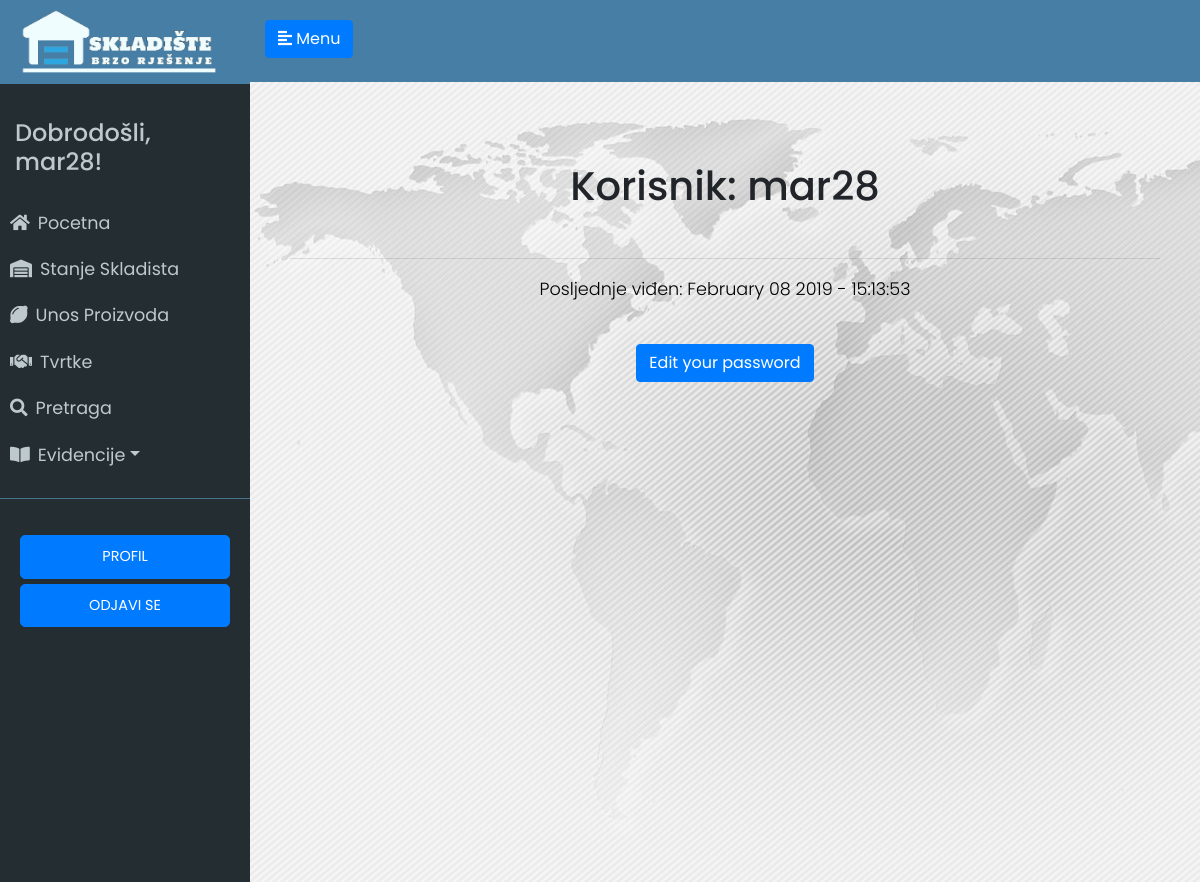
/user/mar28 (signed in), run on an earlier commit of the app's database.
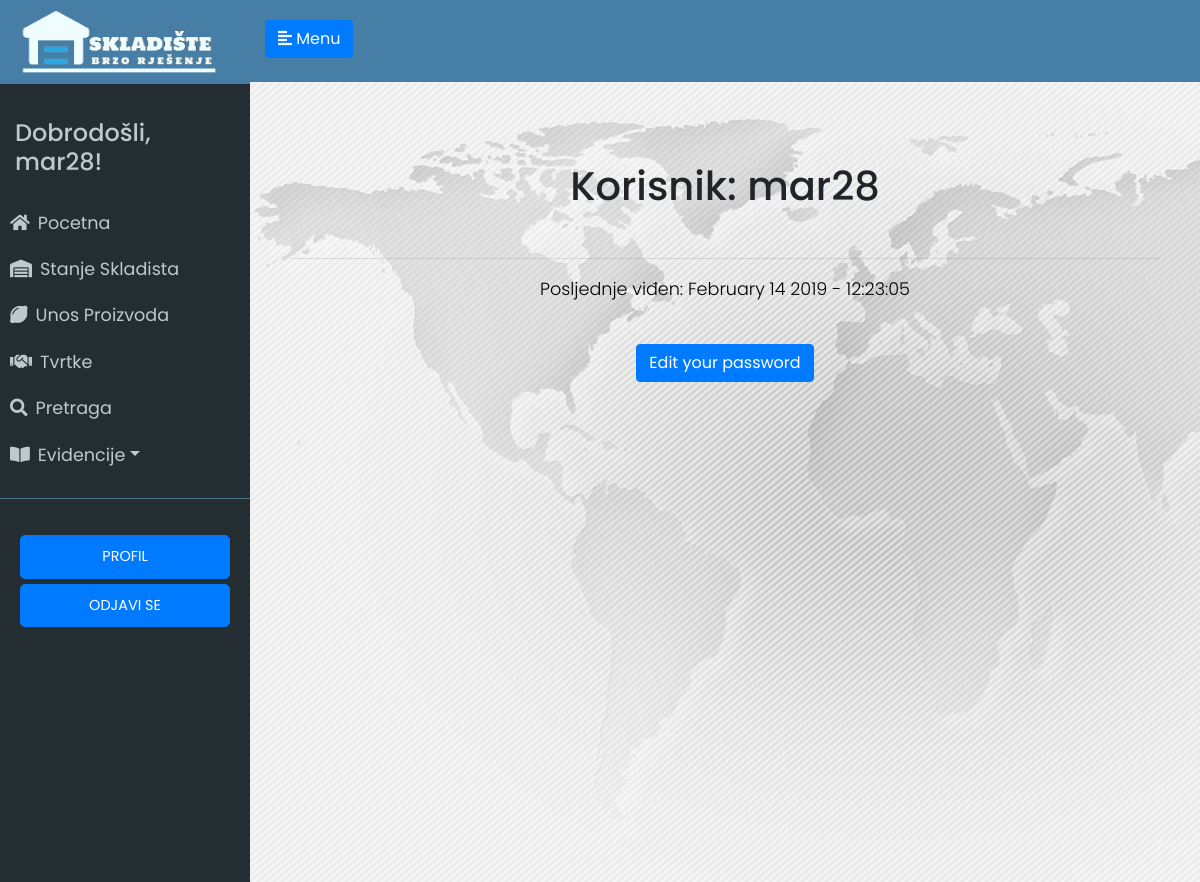
And on a later commit of the database.
### app/models.py (models this page shows, shortened)
class User(UserMixin, db.Model):
	id = db.Column(db.Integer, primary_key=True)
	username = db.Column(db.String(64), index=True, unique=True)
	email = db.Column(db.String(120), index=True, unique=True)
	password_hash = db.Column(db.String(128))
	last_seen = db.Column(db.DateTime, default=datetime.utcnow)
	evidencija = db.relationship('Evidencija', backref='user', lazy='dynamic')

### app/routes.py (the view)
@app.route('/user/<username>')
@login_required
def user(username):
	user = User.query.filter_by(username=username).first_or_404()
	return render_template('user.html', user=user)

### app/models.py (called while the page is built)
@login.user_loader
def load_user(id):
	return User.query.get(int(id))

### app/routes.py (called while the page is built)
@app.before_request
def before_request():
	if current_user.is_authenticated:
		current_user.last_seen = datetime.utcnow()
		db.session.commit()

### app/templates/user.html
{% extends "base.html" %}
{% block content %}
<div class="stanje-s">
    <h1>Korisnik: {{ user.username }}</h1><br>
    <hr>
    {% if user.last_seen %}<p>Posljednje viđen: {{ user.last_seen.strftime('%B %d %Y - %H:%M:%S') }}</p>{% endif %}<br>
   <button class="btn btn-primary"><a href="{{ url_for('edit_password') }}">Edit your password</a></button>
</div>
{% endblock %}

### app/templates/base.html (shortened to what this page needs)
<html>
<head>
	<link rel="stylesheet" href="https://stackpath.bootstrapcdn.com/bootstrap/4.2.1/css/bootstrap.min.css" integrisha384-GJzZqFGwb1QTTN6wy59ffF1BuGJpLSa9DkKMp0DgiMDm4iYMj70gZWKYbI706tWS">
	<link href="../static/style.css" type="text/css" rel="stylesheet">
	<link rel="stylesheet" href="https://use.fontawesome.com/releases/v5.7.1/css/all.css">
</head>
<body>
	<div class="wrapper">
	<nav id="sidebar">
		<div class="sidebar-header ">
			<img src="../static/logo5.png" style="width: 200px; height: auto;">
		</div>
		<ul class="list-unstyled components" id="navigation">
			<h4>Dobrodošli, {{ current_user.username }}!</h4>
			<li class="{% block index %}{% endblock %}">
				<a href="{{ url_for('index') }}"><i class="fas fa-home mr-2"></i>Pocetna</a>
			</li>
			<li class="{% block stanje_skladista1 %}{% endblock %}">
				<a href="{{ url_for('stanje_skladista1') }}"><i class="fas fa-warehouse mr-2"></i>Stanje Skladista</a>
			</li>
			<li class="{% block unos_proizvoda %}{% endblock %}">
				<a href="{{ url_for('unos_proizvoda') }}"><i class="fas fa-lemon mr-2"></i>Unos Proizvoda</a>
			</li>
			<li class="{% block dobavljaci %}{% endblock %}">
				<a href="{{ url_for('tvrtke') }}"><i class="fas fa-handshake mr-2"></i>Tvrtke</a>
			</li>
			<li class="{% block pretraga %}{% endblock %}">
                <a href="{{ url_for('search1') }}"><i class="fas fa-search mr-2"></i>Pretraga</a>
            </li>
			<li>
				<a href="#pageSubmenu" data-toggle="collapse" aria-expanded="false" class="dropdown-toggle"><i class="fas fa-book-open mr-2"></i>Evidencije</a>
			</li>
		</ul>
		<ul class="list-unstyled CTAs">
                <li>
                    <a href="{{ url_for('user', username=current_user.username) }}" class="btn btn-primary hover-plava">PROFIL</a>
                </li>
                <li>
                    <a href="{{ url_for('logout') }}" class="btn btn-primary hover-plava">ODJAVI SE</a>
                </li>
            </ul>
	</nav>
		<div class="tijelo">
	        <div class="plava-pozadina">
	            <button type="button" id="sidebarCollapse" class="btn btn-primary">
	                <i class="fas fa-align-left"></i>
	                <span>Menu</span>
	            </button> <br>
	    	</div>
			<div class="plavo">
			{% block content %}
			{% endblock %}
			</div>
		</div>
</body>
</html>

### app/static/style.css (style rules this page uses)
body { font-family: 'Poppins', sans-serif; background: #fafafa; }
p { font-family: 'Poppins', sans-serif; font-size: 1.1em; font-weight: 300; line-height: 1.7em; color: black; }
h4 { padding: 15px; }
.wrapper { display: flex; width: 100%; align-items: stretch; }
a, a:hover, a:focus { color: inherit; text-decoration: none; transition: all 0.3s; }
#sidebar { min-width: 250px; max-width: 250px; min-height: 100vh; background: #242d32; color: #bec9cd; transition: all 0.3s; }
#sidebarCollapse { margin-top: 20px; margin-left: 15px; }
#sidebar .sidebar-header { padding: 7.5px 20px; background: #477ea5; color: #f0fdfe; }
#sidebar ul.components { padding: 20px 0; border-bottom: 1px solid #47748b; }
#sidebar ul li a { padding: 10px; font-size: 1.1em; display: block; }
ul.CTAs { padding: 20px; }
ul.CTAs a { text-align: center; font-size: 0.9em !important; display: block; border-radius: 5px; margin-bottom: 5px; }
.tijelo { display: inline-block; width: 100%; }
.plavo { display: inline-block; width: 100%; text-align: center; }
.plava-pozadina { background-color: #477ea5; display: inline-block; width: 100%; height: 81.5px; }
.stanje-s { padding-top: 10vh; padding-left: 5vh; padding-right: 5vh; background-image: url('map.jpg'); height: 100vh; }

What changed in the data, as far as the page shows it:
changed User "mar28": last_seen "February 08 2019 - 15:13:53" → "February 14 2019 - 12:23:05"
